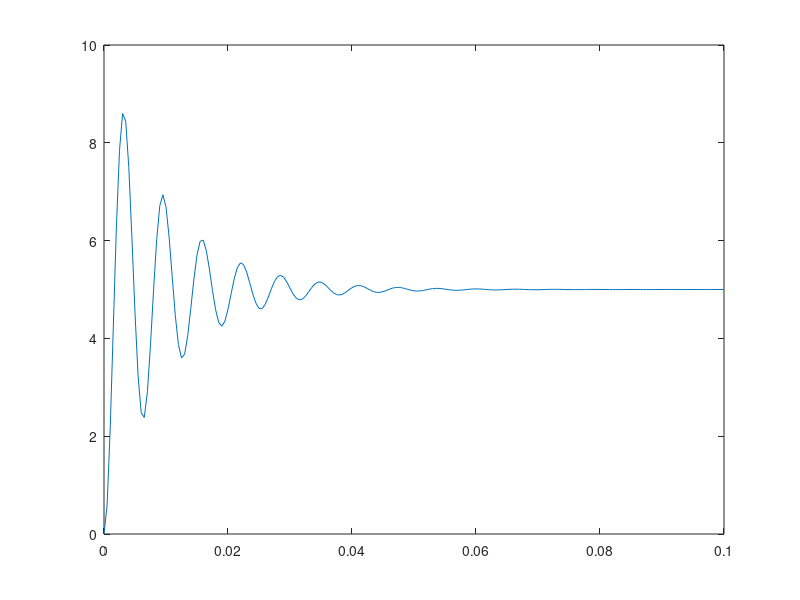

MATLAB code for this plot:
close all; clear *; clc;
%%%CONSTANTS, Provided by professor:
RESISTANCE = 200;
VOLTAGE = 5;
INDUCTANCE = 1; %%% 1H
CAPACITANCE = .000001; %%% C =1?F
INTERVAL = .1;

%%% q is charge
%%% z is derivative of q

%%% Form a system of equations
%%% Use first derivative of V "z"
f_xyz = @(x, y, z) z;
g_xyz = @(x, y, z) (VOLTAGE - RESISTANCE * CAPACITANCE * z - y) / CAPACITANCE * INDUCTANCE;

v(1) = 0;
dv(1) = 0;

h = 0.0005; %%% (t_n - t_0)/n
t = 0:h:.1;
counter = 1;

for ti = t
    k0 = h * f_xyz(t(counter), v(counter), dv(counter));
    l0 = h * g_xyz(t(counter), v(counter), dv(counter));
    k1 = h * f_xyz(t(counter) + h/2, v(counter) + k0/2, dv(counter) + l0/2);
    l1 = h * g_xyz(t(counter) + h/2, v(counter) + k0/2, dv(counter) + l0/2);
    k2 = h * f_xyz(t(counter) + h/2, v(counter) + k1/2, dv(counter) + l1/2);
    l2 = h * g_xyz(t(counter) + h/2, v(counter) + k1/2, dv(counter) + l1/2);
    k3 = h * f_xyz(t(counter) + h, v(counter) + k2, dv(counter) + l2);
    l3 = h * g_xyz(t(counter) + h, v(counter) + k2, dv(counter) + l2);
    v(counter+1) = v(counter) + (k0 + 2*k1 + 2*k2 + k3)/6;
    dv(counter+1) = dv(counter) + (l0 + 2*l1 + 2* l2 + l3)/6;
    
    counter = counter + 1;
end 
v(end) = [];
plot(t,v)
